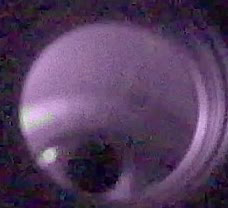
#> input picture frame 23 of OBJ 2 - RECOLECCION DE DATOS/DATOS/U2/18-10-24_12-17-17_VIDEO_OJO_UX.avi, 228 x 208 px, given in place of video_masked_white.avi, which was not available
$ python umbral.py
#> lines starting #> are read from the running program, lines starting #| are printed output that depends on the picture; after the words box and inside, x2 and y2 are one past the last pixel; in counts of white or black regions, pixels touching at a corner belong together; pictures that were not available may be replaced by others from this repository, and a replacement may not be noted
import cv2

# Ruta del video original y el video de salida
video_path = "video_masked_white.avi"
output_path = "video_umbralizado.avi"

cap = cv2.VideoCapture(video_path)

if not cap.isOpened():
    print("Error: No se pudo abrir el video.")
    exit()

# Obtener propiedades del video original
frame_width = int(cap.get(cv2.CAP_PROP_FRAME_WIDTH))
frame_height = int(cap.get(cv2.CAP_PROP_FRAME_HEIGHT))
fps = int(cap.get(cv2.CAP_PROP_FPS))
fourcc = cv2.VideoWriter_fourcc(*'XVID')

# Crear el objeto de escritura de video
out = cv2.VideoWriter(output_path, fourcc, fps, (frame_width, frame_height), isColor=False)

# Umbral fijo
threshold_value = 20

while True:
    ret, frame = cap.read()
#> frame is the input picture: shape (208, 228, 3); mean B, G, R 95.1, 62.3, 86.1
    if not ret:
        print("Fin del video o error al leer fotogramas.")
        break

    # Convertir a escala de grises
    gray_frame = cv2.cvtColor(frame, cv2.COLOR_BGR2GRAY)
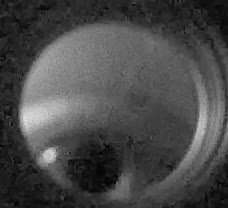
#> gray_frame: shape (208, 228); min 0, max 227, mean 73.1

    # Aplicar umbral binario
    _, binary_frame = cv2.threshold(gray_frame, threshold_value, 255, cv2.THRESH_BINARY)
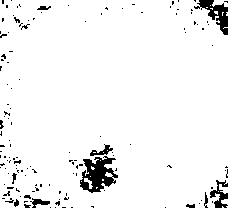
#> binary_frame: shape (208, 228); 94.9% white; 138 black regions (126 under 20 px), largest, box (x1, y1, x2, y2) and area: (80, 156, 118, 193) 794, (194, 0, 228, 35) 458, (210, 180, 228, 208) 231

    # Escribir el fotograma procesado en el video de salida
    out.write(binary_frame)

    # Mostrar el video procesado (opcional)
    cv2.imshow("Video Umbralizado", binary_frame)

    # Presiona 'q' para salir
    if cv2.waitKey(30) == ord('q'):
#> (key q is pressed here)
        break

# Liberar recursos
cap.release()
out.release()
cv2.destroyAllWindows()

print(f"Video procesado guardado en: {output_path}")

$ run again, starting later in the video
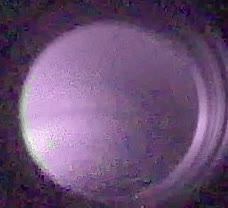
#> input picture frame 105 of OBJ 2 - RECOLECCION DE DATOS/DATOS/U2/18-10-24_12-17-17_VIDEO_OJO_UX.avi, 228 x 208 px, given in place of video_masked_white.avi, which was not available
#> frame is the input picture: shape (208, 228, 3); mean B, G, R 116.3, 80.2, 107.6
#> `gray_frame = cv2.cvtColor(frame, cv2.COLOR_BGR2GRAY)`:
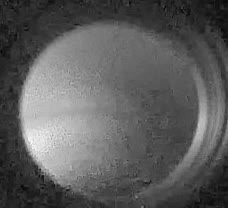
#> gray_frame: shape (208, 228); min 6, max 250, mean 92.4
#> `_, binary_frame = cv2.threshold(gray_frame, threshold_value, 255, cv2...`:
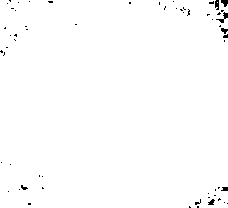
#> binary_frame: shape (208, 228); 99.2% white; black in thin lines or dots

$ run again, starting later in the video
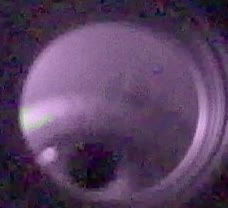
#> input picture frame 188 of OBJ 2 - RECOLECCION DE DATOS/DATOS/U2/18-10-24_12-17-17_VIDEO_OJO_UX.avi, 228 x 208 px, given in place of video_masked_white.avi, which was not available
#> frame is the input picture: shape (208, 228, 3); mean B, G, R 98.3, 64.8, 89.7
#> `gray_frame = cv2.cvtColor(frame, cv2.COLOR_BGR2GRAY)`:
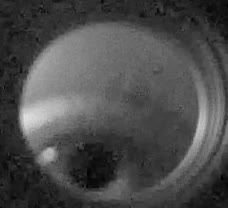
#> gray_frame: shape (208, 228); min 2, max 226, mean 76
#> `_, binary_frame = cv2.threshold(gray_frame, threshold_value, 255, cv2...`:
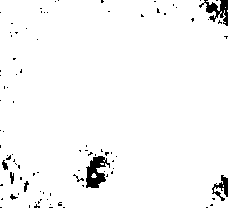
#> binary_frame: shape (208, 228); 97.1% white; 92 black regions (84 under 20 px), largest, box (x1, y1, x2, y2) and area: (86, 156, 110, 188) 438, (199, 0, 228, 26) 316, (212, 175, 228, 201) 183
